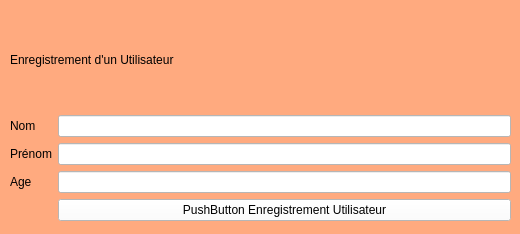
<?xml version="1.0" encoding="UTF-8"?>
<ui version="4.0">
 <class>FormCrudCreateUser</class>
 <widget class="QWidget" name="FormCrudCreateUser">
  <property name="geometry">
   <rect>
    <x>0</x>
    <y>0</y>
    <width>520</width>
    <height>234</height>
   </rect>
  </property>
  <property name="windowTitle">
   <string>Form</string>
  </property>
  <property name="styleSheet">
   <string notr="true">background-color: rgb(255, 170, 127);</string>
  </property>
  <widget class="QWidget" name="widget" native="true">
   <property name="geometry">
    <rect>
     <x>10</x>
     <y>10</y>
     <width>501</width>
     <height>211</height>
    </rect>
   </property>
   <layout class="QGridLayout" name="gridLayout">
    <item row="0" column="0" colspan="2">
     <widget class="QLabel" name="labelEnregistrement">
      <property name="styleSheet">
       <string notr="true">font: italic 14pt &quot;Monotype Corsiva&quot;;
font: 18pt &quot;MS Shell Dlg 2&quot;;
font: 14pt &quot;Ravie&quot;;</string>
      </property>
      <property name="text">
       <string>Enregistrement d'un Utilisateur</string>
      </property>
     </widget>
    </item>
    <item row="1" column="0">
     <widget class="QLabel" name="labelNom">
      <property name="styleSheet">
       <string notr="true">font: 12pt &quot;MS Shell Dlg 2&quot;;</string>
      </property>
      <property name="text">
       <string>Nom</string>
      </property>
      <property name="buddy">
       <cstring>lineEditNom</cstring>
      </property>
     </widget>
    </item>
    <item row="1" column="1">
     <widget class="QLineEdit" name="lineEditNom">
      <property name="styleSheet">
       <string notr="true">background-color: rgb(255, 255, 255);</string>
      </property>
     </widget>
    </item>
    <item row="2" column="0">
     <widget class="QLabel" name="labelPrenom">
      <property name="styleSheet">
       <string notr="true">font: 12pt &quot;MS Shell Dlg 2&quot;;</string>
      </property>
      <property name="text">
       <string>Prénom</string>
      </property>
      <property name="buddy">
       <cstring>lineEditPrenom</cstring>
      </property>
     </widget>
    </item>
    <item row="2" column="1">
     <widget class="QLineEdit" name="lineEditPrenom">
      <property name="styleSheet">
       <string notr="true">background-color: rgb(255, 255, 255);</string>
      </property>
     </widget>
    </item>
    <item row="3" column="0">
     <widget class="QLabel" name="labelAge">
      <property name="styleSheet">
       <string notr="true">font: 12pt &quot;MS Shell Dlg 2&quot;;</string>
      </property>
      <property name="text">
       <string>Age</string>
      </property>
      <property name="buddy">
       <cstring>lineEditAge</cstring>
      </property>
     </widget>
    </item>
    <item row="3" column="1">
     <widget class="QLineEdit" name="lineEditAge">
      <property name="styleSheet">
       <string notr="true">background-color: rgb(255, 255, 255);</string>
      </property>
     </widget>
    </item>
    <item row="4" column="1">
     <widget class="QPushButton" name="pushButtonEnregistrementUtilisateur">
      <property name="styleSheet">
       <string notr="true">background-color: rgb(255, 255, 255);</string>
      </property>
      <property name="text">
       <string>PushButton Enregistrement Utilisateur</string>
      </property>
     </widget>
    </item>
   </layout>
  </widget>
 </widget>
 <resources/>
 <connections/>
</ui>
